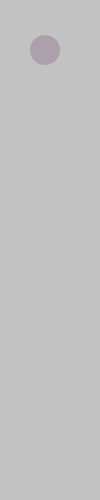
Frame 1 (no input)
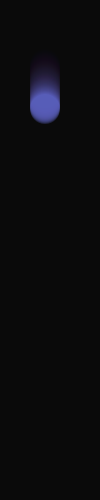
Frame 60 (the mouse pressed at the canvas centre just before this capture)
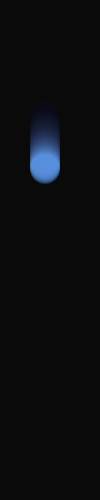
Frame 120 (the mouse held since frame 60 and released just before this capture)

The Processing sketch that drew these frames (run headless with seeded random() and noise(); from frame 60 on, the mouse is pressed at the canvas centre):

// Processing sketch: processing_166111
// ── processing_166111.pde

float y =50.0;
float speed=1.0;
float radius=15.0;
float direction=1;
void setup(){
  size(100,500);
  smooth();
  noStroke();
  ellipseMode(RADIUS);
}
void draw(){
  fill(0,12);
  rect(0,0,width,height);
  fill(100,y,y*2,60);
  ellipse(45,y,radius, radius);
  y+=speed*direction;
  if((y>height-radius)||(y<radius)){
    direction=-direction;
  }
}
